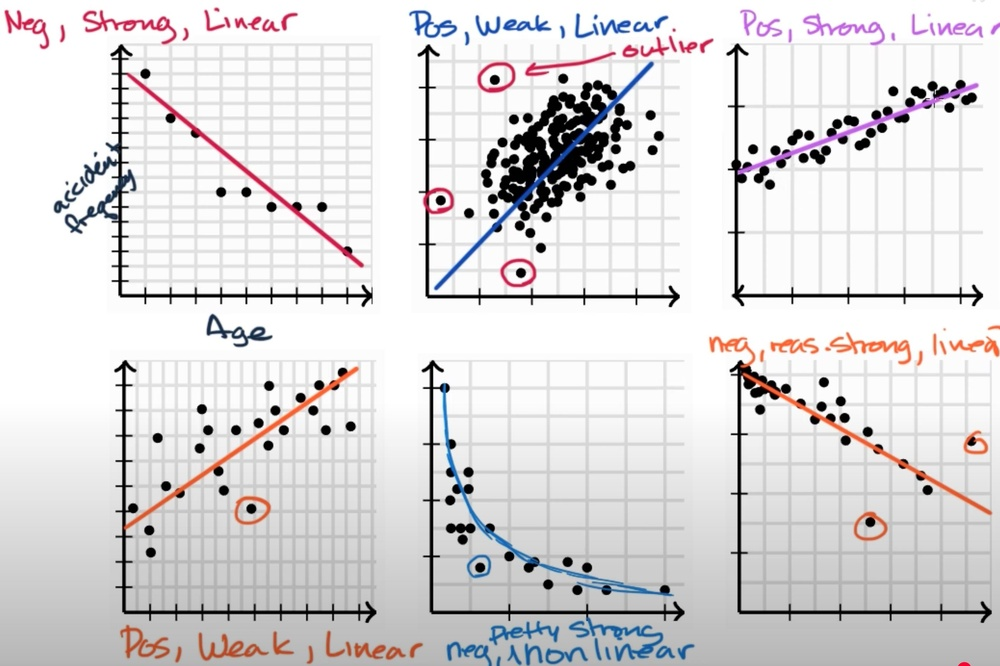
#> input picture ITEC203/Week00/images/Bivariate_relationship_linearity__strength_and_dir.jpg, 1000 x 666 px, shrunk from 2804 x 1868 before the run
$ python -i image_segmentation.py   (imports and definitions only)
#> lines starting #> are read from the running program, lines starting #| are printed output that depends on the picture; after the words box and inside, x2 and y2 are one past the last pixel; in counts of white or black regions, pixels touching at a corner belong together
"""
Image Segmentation Module

This module provides image segmentation techniques:
- Threshold-based segmentation
- Watershed algorithm
- GrabCut algorithm
- K-means clustering

Author: Vu Hung Nguyen
"""

import cv2
import numpy as np
from typing import Tuple, Optional, Union, List
from sklearn.cluster import KMeans


def threshold_segmentation(image: np.ndarray, method: str = 'otsu',
                          threshold_value: int = 127, max_value: int = 255) -> Tuple[np.ndarray, int]:
    """
    Perform threshold-based segmentation.

    Args:
        image: Input image (grayscale)
        method: Threshold method ('binary', 'binary_inv', 'trunc', 'tozero', 'tozero_inv', 'otsu', 'triangle')
        threshold_value: Threshold value (used for manual thresholding)
        max_value: Maximum value for binary thresholding

    Returns:
        Tuple of (segmented_image, threshold_value)
    """
    if image is None:
        raise ValueError("Input image cannot be None")

    # Convert to grayscale if needed
    if len(image.shape) == 3:
        gray = cv2.cvtColor(image, cv2.COLOR_BGR2GRAY)
    else:
        gray = image

    if method == 'otsu':
        threshold, segmented = cv2.threshold(gray, 0, max_value, cv2.THRESH_BINARY + cv2.THRESH_OTSU)
    elif method == 'triangle':
        threshold, segmented = cv2.threshold(gray, 0, max_value, cv2.THRESH_BINARY + cv2.THRESH_TRIANGLE)
    elif method == 'binary':
        threshold, segmented = cv2.threshold(gray, threshold_value, max_value, cv2.THRESH_BINARY)
    elif method == 'binary_inv':
        threshold, segmented = cv2.threshold(gray, threshold_value, max_value, cv2.THRESH_BINARY_INV)
    elif method == 'trunc':
        threshold, segmented = cv2.threshold(gray, threshold_value, max_value, cv2.THRESH_TRUNC)
    elif method == 'tozero':
        threshold, segmented = cv2.threshold(gray, threshold_value, max_value, cv2.THRESH_TOZERO)
    elif method == 'tozero_inv':
        threshold, segmented = cv2.threshold(gray, threshold_value, max_value, cv2.THRESH_TOZERO_INV)
    else:
        raise ValueError(f"Unknown threshold method: {method}")

    return segmented, threshold


def adaptive_threshold_segmentation(image: np.ndarray, block_size: int = 11, c: int = 2,
                                   method: str = 'gaussian') -> np.ndarray:
    """
    Perform adaptive threshold segmentation.

    Args:
        image: Input image (grayscale)
        block_size: Size of pixel neighborhood
        c: Constant subtracted from mean or weighted mean
        method: Adaptive method ('mean', 'gaussian')

    Returns:
        Segmented image
    """
    if image is None:
        raise ValueError("Input image cannot be None")

    # Convert to grayscale if needed
    if len(image.shape) == 3:
        gray = cv2.cvtColor(image, cv2.COLOR_BGR2GRAY)
    else:
        gray = image

    if method == 'gaussian':
        adaptive_method = cv2.ADAPTIVE_THRESH_GAUSSIAN_C
    elif method == 'mean':
        adaptive_method = cv2.ADAPTIVE_THRESH_MEAN_C
    else:
        raise ValueError(f"Unknown adaptive method: {method}")

    return cv2.adaptiveThreshold(gray, 255, adaptive_method, cv2.THRESH_BINARY, block_size, c)


def watershed_segmentation(image: np.ndarray, markers: Optional[np.ndarray] = None,
                          compactness: float = 0.0) -> Tuple[np.ndarray, np.ndarray]:
    """
    Perform watershed segmentation.

    Args:
        image: Input image
        markers: Marker image (if None, will be created automatically)
        compactness: Compactness parameter for watershed

    Returns:
        Tuple of (segmented_image, markers)
    """
    if image is None:
        raise ValueError("Input image cannot be None")

    # Convert to grayscale if needed
    if len(image.shape) == 3:
        gray = cv2.cvtColor(image, cv2.COLOR_BGR2GRAY)
    else:
        gray = image

    # Apply Gaussian blur to reduce noise
    blurred = cv2.GaussianBlur(gray, (5, 5), 0)

    # Apply morphological operations to create markers
    if markers is None:
        # Create markers using distance transform
        _, binary = cv2.threshold(blurred, 0, 255, cv2.THRESH_BINARY_INV + cv2.THRESH_OTSU)

        # Morphological operations to remove noise
        kernel = np.ones((3, 3), np.uint8)
        opening = cv2.morphologyEx(binary, cv2.MORPH_OPEN, kernel, iterations=2)

        # Sure background area
        sure_bg = cv2.dilate(opening, kernel, iterations=3)

        # Distance transform
        dist_transform = cv2.distanceTransform(opening, cv2.DIST_L2, 5)

        # Sure foreground area
        _, sure_fg = cv2.threshold(dist_transform, 0.7 * dist_transform.max(), 255, 0)
        sure_fg = sure_fg.astype(np.uint8)

        # Finding unknown region
        unknown = cv2.subtract(sure_bg, sure_fg)

        # Marker labeling
        _, markers = cv2.connectedComponents(sure_fg)
        markers = markers + 1
        markers[unknown == 255] = 0

    # Apply watershed
    markers = cv2.watershed(image, markers)

    return markers, markers


# [46 lines left out: function grabcut_segmentation, not called in this run]


def kmeans_segmentation(image: np.ndarray, n_clusters: int = 3,
                       max_iterations: int = 100, tolerance: float = 1e-4) -> Tuple[np.ndarray, np.ndarray]:
    """
    Perform K-means clustering segmentation.

    Args:
        image: Input image
        n_clusters: Number of clusters
        max_iterations: Maximum number of iterations
        tolerance: Tolerance for convergence

    Returns:
        Tuple of (segmented_image, labels)
    """
    if image is None:
        raise ValueError("Input image cannot be None")

    # Reshape image for clustering
    if len(image.shape) == 3:
        # For color images, use all channels
        reshaped = image.reshape(-1, 3)
    else:
        # For grayscale images, add a dimension
        reshaped = image.reshape(-1, 1)

    # Apply K-means clustering
    kmeans = KMeans(n_clusters=n_clusters, max_iter=max_iterations, tol=tolerance, random_state=42)
    labels = kmeans.fit_predict(reshaped)

    # Reshape labels back to image shape
    labels = labels.reshape(image.shape[:2])

    # Create segmented image using cluster centers
    segmented = np.zeros_like(image)
    for i in range(n_clusters):
        mask = labels == i
        if len(image.shape) == 3:
            segmented[mask] = kmeans.cluster_centers_[i]
        else:
            segmented[mask] = kmeans.cluster_centers_[i][0]

    return segmented.astype(np.uint8), labels


def mean_shift_segmentation(image: np.ndarray, spatial_radius: int = 10, color_radius: int = 20,
                           min_density: int = 10) -> np.ndarray:
    """
    Perform mean shift segmentation.

    Args:
        image: Input image
        spatial_radius: Spatial radius for mean shift
        color_radius: Color radius for mean shift
        min_density: Minimum density for filtering

    Returns:
        Segmented image
    """
    if image is None:
        raise ValueError("Input image cannot be None")

    # Apply mean shift filtering
    shifted = cv2.pyrMeanShiftFiltering(image, spatial_radius, color_radius, min_density)

    return shifted


# [74 lines left out: functions felzenszwalb_segmentation, slic_segmentation, not called in this run]


def compare_segmentation_methods(image: np.ndarray) -> dict:
    """
    Compare different segmentation methods.

    Args:
        image: Input image

    Returns:
        Dictionary containing results from different methods
    """
    if image is None:
        raise ValueError("Input image cannot be None")

    results = {}

    # Threshold segmentation
    try:
        otsu_result, otsu_threshold = threshold_segmentation(image, 'otsu')
        results['otsu'] = {
            'segmented': otsu_result,
            'threshold': otsu_threshold
        }
    except Exception as e:
        results['otsu'] = {'error': str(e)}

    # Adaptive threshold
    try:
        adaptive_result = adaptive_threshold_segmentation(image)
        results['adaptive'] = {
            'segmented': adaptive_result
        }
    except Exception as e:
        results['adaptive'] = {'error': str(e)}

    # Watershed
    try:
        watershed_result, watershed_markers = watershed_segmentation(image)
        results['watershed'] = {
            'segmented': watershed_result,
            'markers': watershed_markers
        }
    except Exception as e:
        results['watershed'] = {'error': str(e)}

    # K-means
    try:
        kmeans_result, kmeans_labels = kmeans_segmentation(image, n_clusters=3)
        results['kmeans'] = {
            'segmented': kmeans_result,
            'labels': kmeans_labels
        }
    except Exception as e:
        results['kmeans'] = {'error': str(e)}

    # Mean shift
    try:
        meanshift_result = mean_shift_segmentation(image)
        results['meanshift'] = {
            'segmented': meanshift_result
        }
    except Exception as e:
        results['meanshift'] = {'error': str(e)}

    return results


# [118 lines left out: functions create_segmentation_mask, post_process_segmentation, evaluate_segmentation, not called in this run]

>>> import cv2
>>> picture = cv2.imread('../../../../ITEC203/Week00/images/Bivariate_relationship_linearity__strength_and_dir.jpg')
#> picture is the input picture: shape (666, 1000, 3); mean B, G, R 219.4, 218.2, 220.3
>>> result = compare_segmentation_methods(picture)
#> in threshold_segmentation, `threshold, segmented = cv2.threshold(gray, 0, max_value, cv2.THRESH_BI..`:
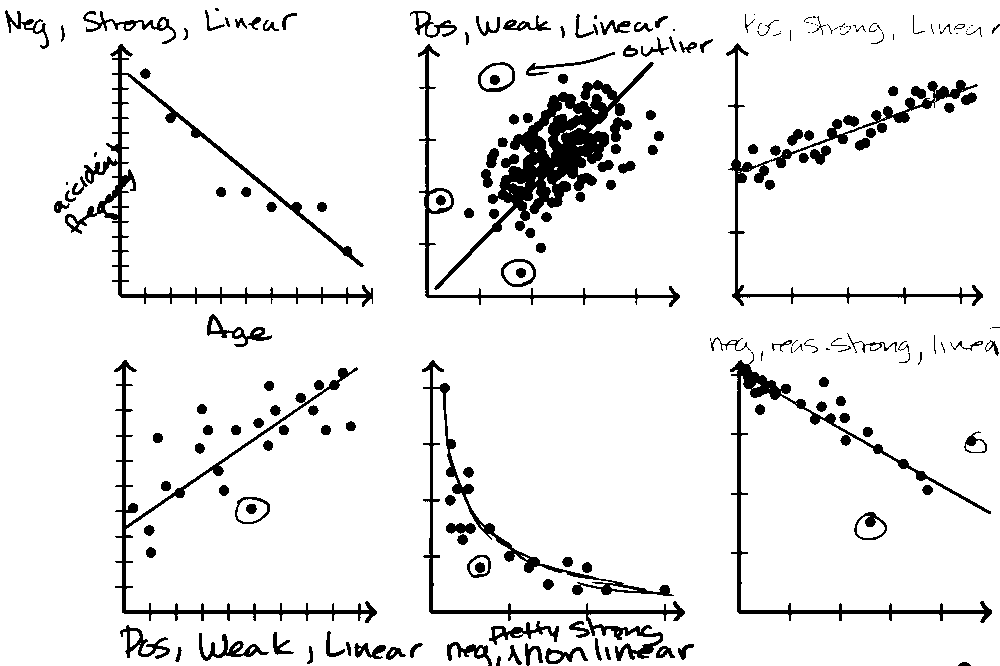
#> segmented: shape (666, 1000); 92% white; 207 black regions (45 under 20 px), largest, box (x1, y1, x2, y2) and area: (434, 62, 654, 290) 8937, (422, 360, 685, 661) 5356, (65, 44, 373, 307) 5275
#> in threshold_segmentation, `threshold, segmented = cv2.threshold(gray, 0, max_value, cv2.THRESH_BI..`: threshold = 145
#> in watershed_segmentation, `markers[unknown == 255] = 0`:
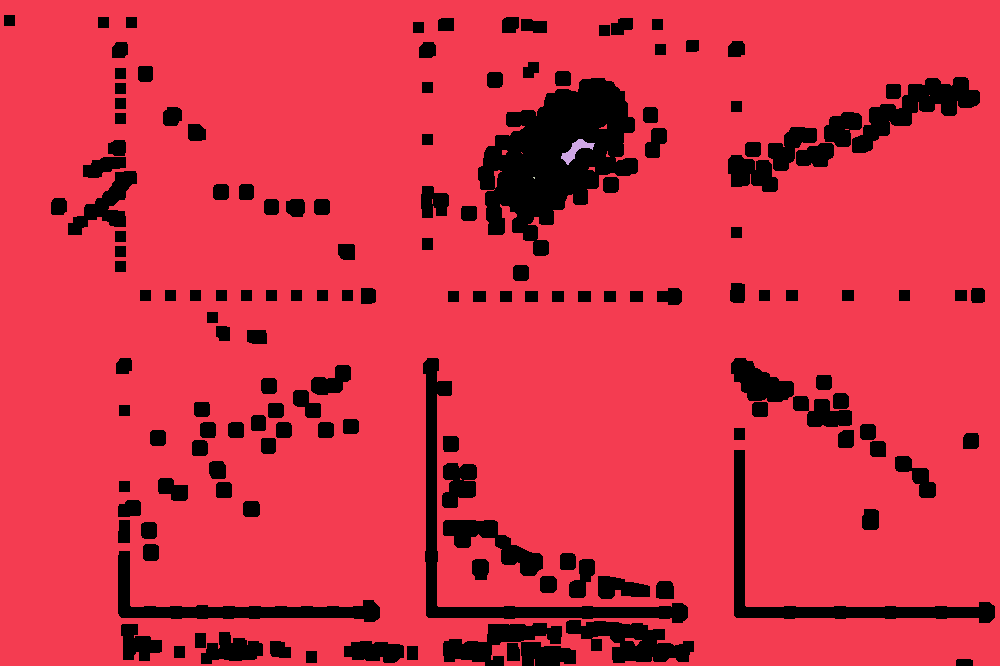
#> markers: shape (666, 1000) int32; 4 distinct labels, from 0 to 3; one colour per label, 0 black
#> in watershed_segmentation, `markers = cv2.watershed(image, markers)`:
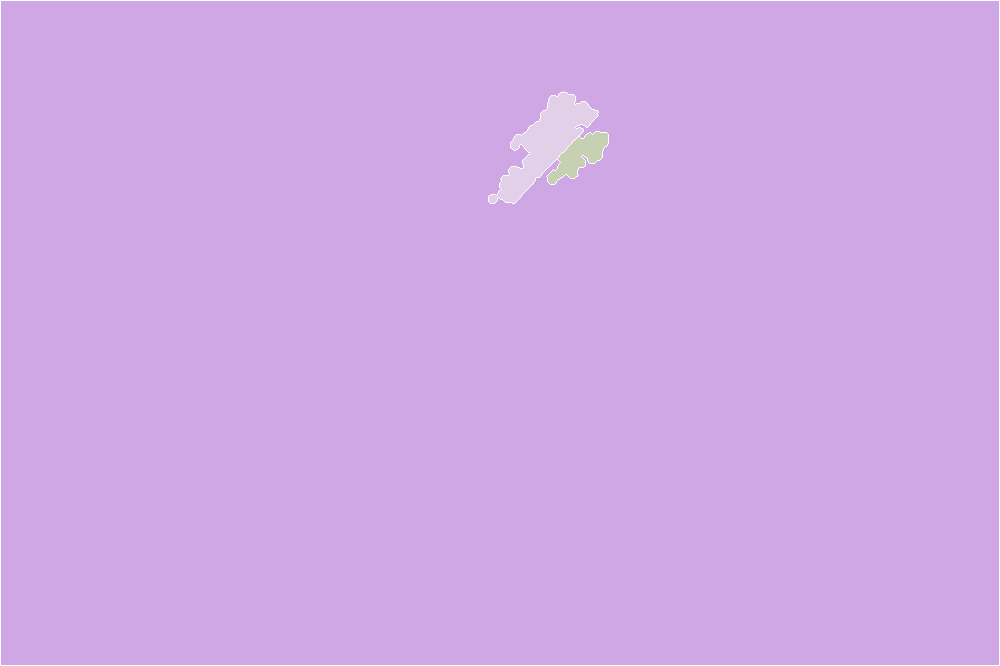
#> markers: shape (666, 1000) int32; 4 distinct labels, from -1 to 3; one colour per label, 0 black, -1 white
#> in kmeans_segmentation, `labels = labels.reshape(image.shape[:2])`:
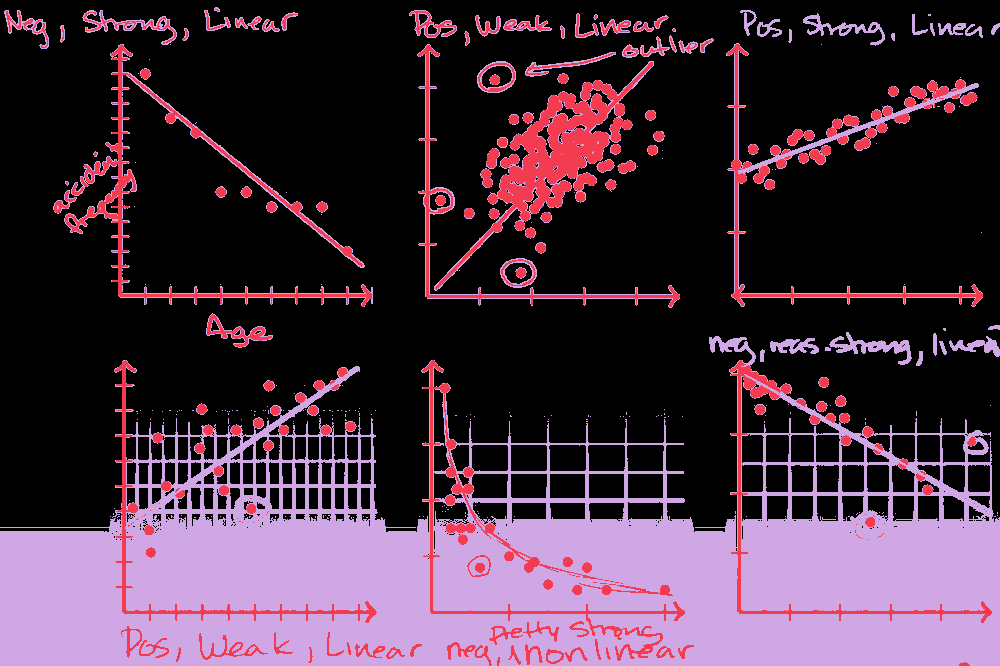
#> labels: shape (666, 1000) int32; 3 distinct labels, from 0 to 2; one colour per label, 0 black
#> after the loop in kmeans_segmentation, `for i in range(n_clusters):`:
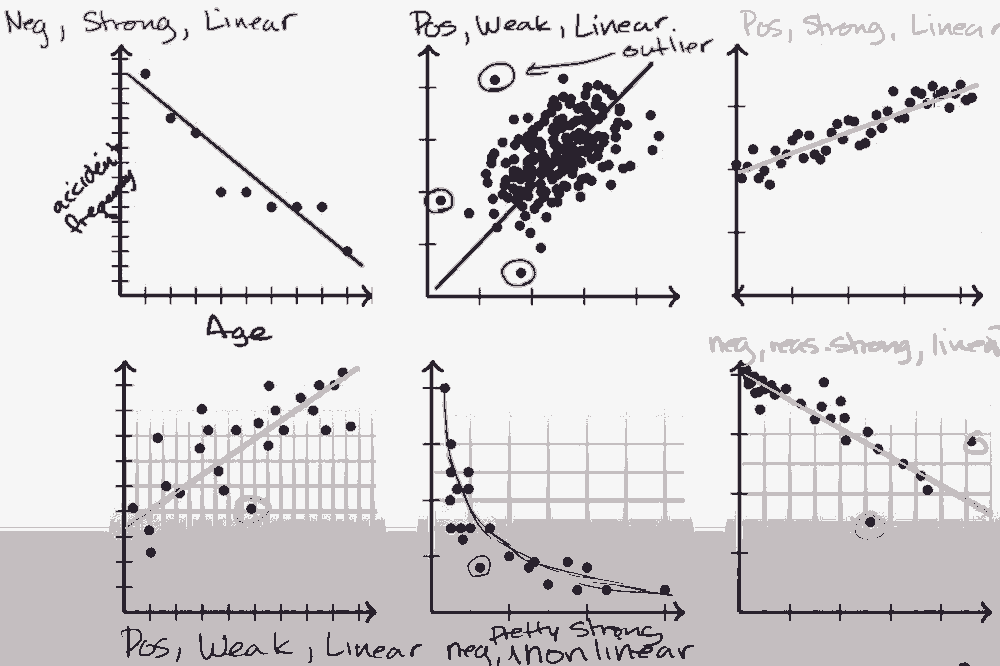
#> segmented: shape (666, 1000, 3); mean B, G, R 219.2, 217.9, 220
#> result = 5 items

$ run again, on ITEC203/Week00/images/Comparing_with_z-scores__video____Z-scores___Khan_.jpg
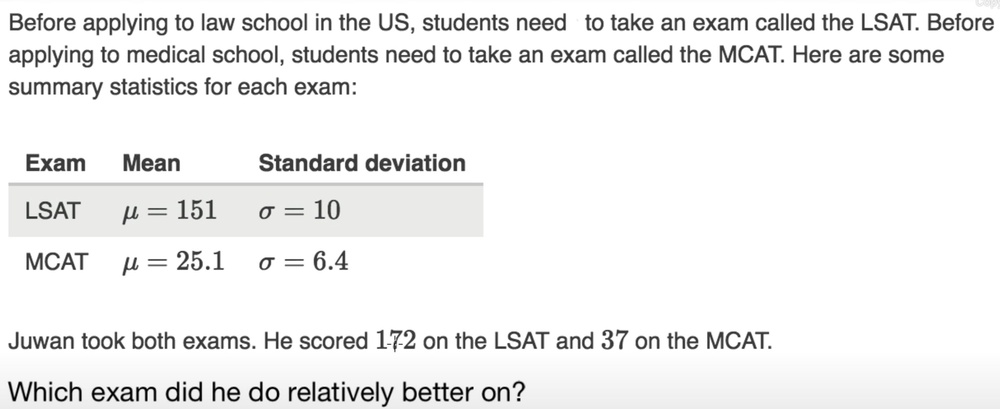
#> input picture ITEC203/Week00/images/Comparing_with_z-scores__video____Z-scores___Khan_.jpg, 1000 x 409 px, shrunk from 3280 x 1342 before the run
#> picture is the input picture: shape (409, 1000, 3); mean B, G, R 239.4, 239.5, 239.5
#> threshold = 168
#> binary: shape (409, 1000); 9.5% white; 154 white regions (18 under 20 px), largest, box (x1, y1, x2, y2) and area: (365, 153, 466, 172) 1145, (423, 13, 509, 31) 873, (292, 45, 378, 63) 862
#> opening: shape (409, 1000); 2.6% white; 194 white regions, largest, box (x1, y1, x2, y2) and area: (123, 154, 166, 172) 567, (303, 155, 335, 172) 356, (373, 157, 402, 172) 315
#> sure_bg: shape (409, 1000); 7.9% white; 99 white regions, largest, box (x1, y1, x2, y2) and area: (257, 150, 361, 175) 2037, (362, 153, 469, 175) 1844, (285, 380, 394, 405) 1772
#> unknown: shape (409, 1000); 7.9% white; 99 white regions, largest, box (x1, y1, x2, y2) and area: (257, 150, 361, 175) 2005, (362, 153, 469, 175) 1806, (285, 380, 394, 405) 1771
#> in watershed_segmentation, `markers = cv2.watershed(image, markers)`:
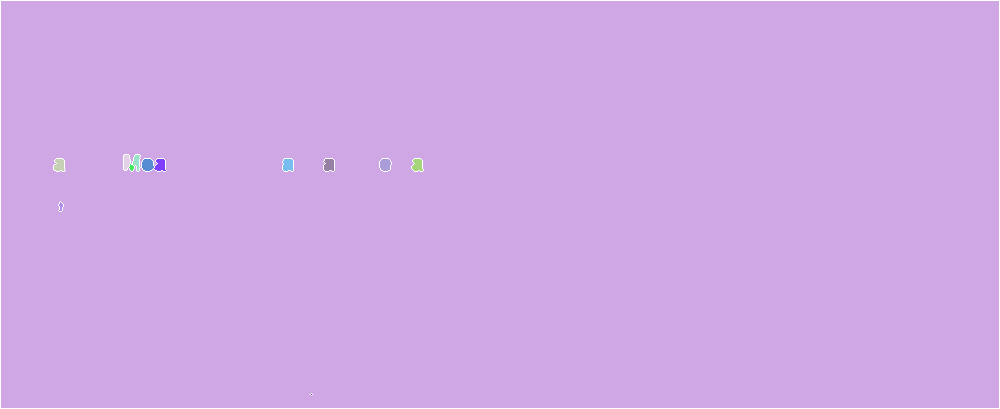
#> markers: shape (409, 1000) int32; 14 distinct labels, from -1 to 13; one colour per label, 0 black, -1 white
#> labels: shape (409, 1000) int32; 3 distinct labels, from 0 to 2
#> the loop in kmeans_segmentation, `for i in range(n_clusters):` made 3 passes
#> pass 3, in kmeans_segmentation, `mask = labels == i`:
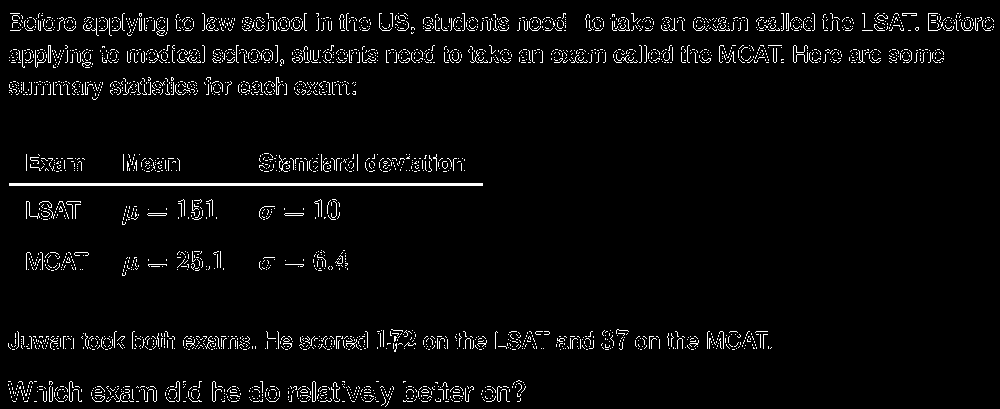
#> mask: shape (409, 1000) bool; 3.6% white in thin lines or dots
#> result = 5 items
